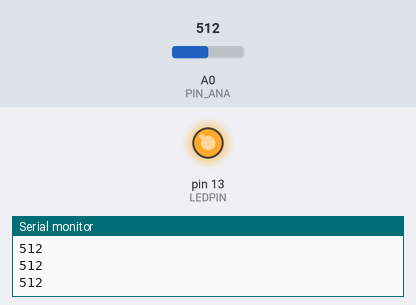
This sketch was run on a simulated Arduino Uno, built with avr-gcc and run on an emulated ATmega328P. Parts: output pins drawn as LEDs (lit = HIGH), the last lines printed to the serial monitor. The inputs (shaded band) are chosen by the test bench; at power-on: A0 (PIN_ANA) = 512.

Above: at 1.2 s.
1.3 s: A0 (PIN_ANA) set to 307
2.8 s: A0 (PIN_ANA) set to 290
At 3.1 s:
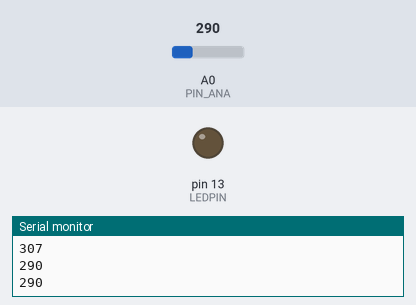
4.3 s: A0 (PIN_ANA) set to 306
At 5.6 s:
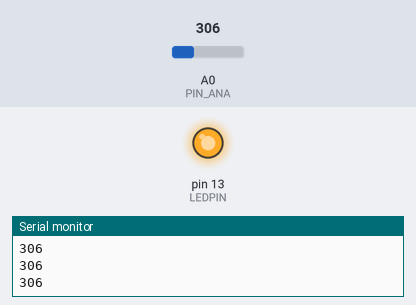
5.9 s: A0 (PIN_ANA) set to 122
At 6.9 s:
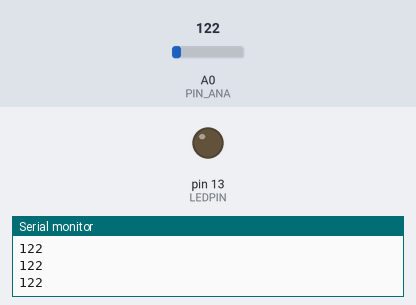
Timing chart, 0 to 8.5 s (numbered marks = the images above; inputs shaded):
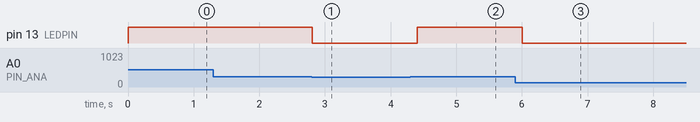

Measured:
- the behaviour switches between 300 and 299 on A0 (PIN_ANA) (found by bisection; images 0 and 1)
- after the input at 2.8 s, pin 13 (LEDPIN): HIGH → LOW at once
- after the input at 4.3 s, pin 13 (LEDPIN): LOW → HIGH after 0.11 s
- after the input at 5.9 s, pin 13 (LEDPIN): HIGH → LOW after 0.11 s

The sketch:

psd_test.ino
```cpp
// ************************************************
// *** PSDセンサ 読み取りプログラム ***
// ************************************************
#define PIN_ANA   0   // 0番ピンからアナログ入力

#define LEDPIN  13    // 13番ピンに出力（LED点灯）
#define T_val   300   // 閾値のアナログ値

int val;

void setup() {
  // put your setup code here, to run once:
  Serial.begin(115200) ;     // 115200bpsでシリアル通信のポートを開きます

  // for Output
  // LEDに接続ピンをデジタル出力に設定
  pinMode(LEDPIN, OUTPUT);
}

void loop() {
  // put your main code here, to run repeatedly:
  //int val;
  val = analogRead(PIN_ANA);   // PSDセンサから読込む
  Serial.println(val);    // シリアルモニタに表示させる

  // 出力設定（LED）
  if (val >= T_val){
    digitalWrite(LEDPIN, HIGH);
  }
  else{
    digitalWrite(LEDPIN, LOW);
  }

  delay(200) ;             // 200ms時間待ち
}
```
